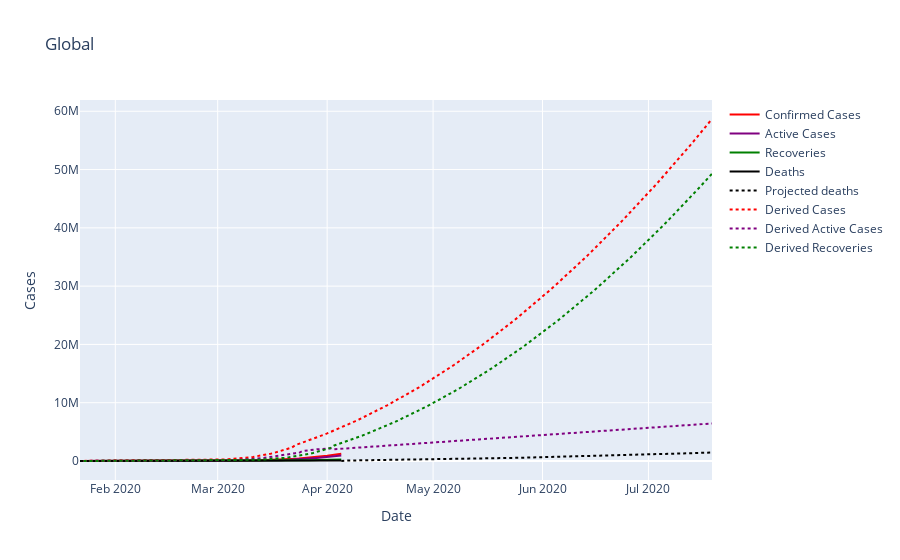
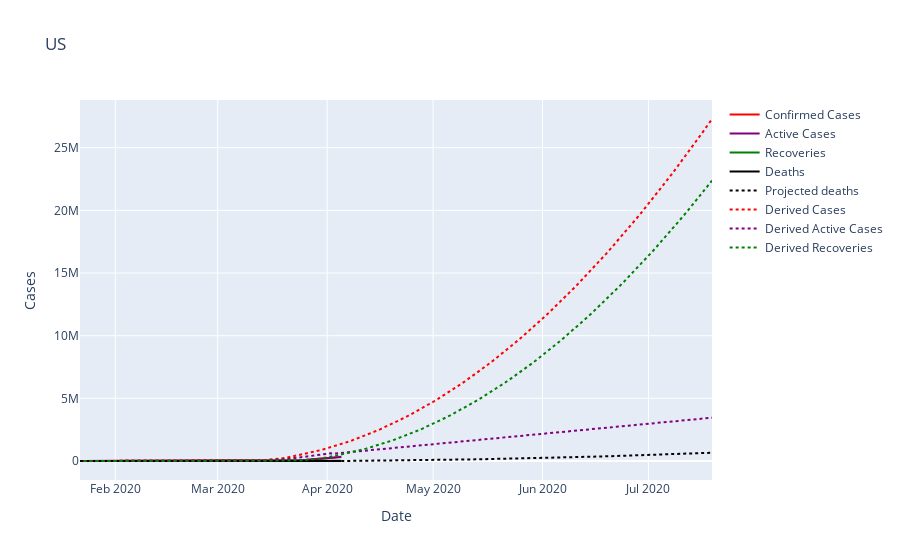
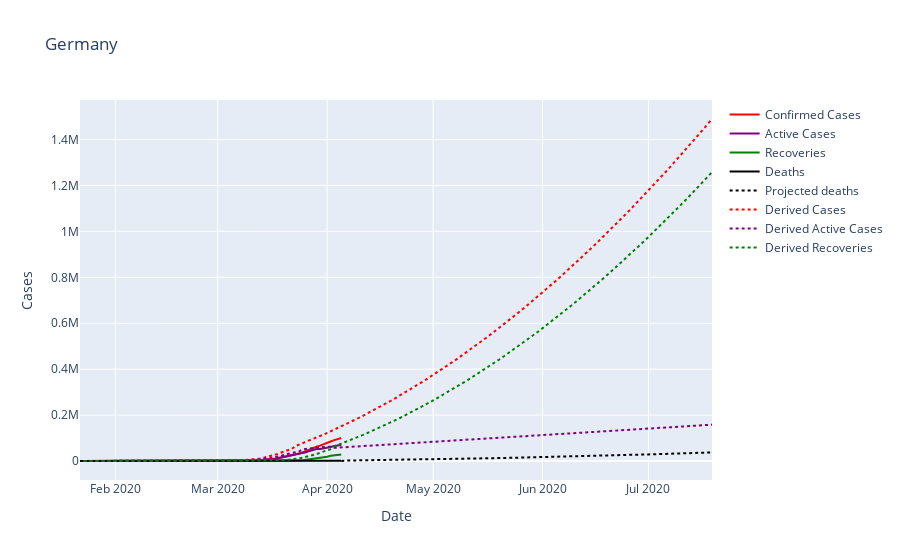

The notebook cell saved with these charts, in order:
### Code cell
%matplotlib inline
plt.style.use('seaborn-dark')

Cases = Cases.reset_index().set_index(['parent','label'])

def plotData(cases, title):
    cases = cases.reset_index().set_index('date')
    sim = extenddata(cases, title)
#    sim = extenddata(cases[firstrecordeddate:"2020-04-04"], title)
    projected = sim[lastrecordeddate:]
    
    fig = make_subplots(rows=3, cols=2,shared_xaxes=True,
                        specs=[[{}, {}],[{},{}],
                           [{"colspan": 2}, None]],
                        subplot_titles=('Total Confirmed Cases','Active Cases','Deaths','Recoveries','Death to Cases Ratio'))
    fig = go.Figure()

    fig.add_trace(go.Scatter(x=cases.index,y=cases['confirmed'],
                             mode='lines',
                             name='Confirmed Cases',
                             line=dict(color='red',width=2)))
#                             row=1,col=1)
    fig.add_trace(go.Scatter(x=cases.index,y=cases['active'],
                             mode='lines',
                             name='Active Cases',
                             line=dict(color='purple',width=2)))
#                             row=1,col=2)
    fig.add_trace(go.Scatter(x=cases.index,y=cases['recovered'],
                             mode='lines',
                             name='Recoveries',
                             line=dict(color='green',width=2)))
#                             row=1,col=1)
    fig.add_trace(go.Scatter(x=cases.index,y=cases['deaths'],
                             mode='lines',
                             name='Deaths',
                             line=dict(color='black',width=2)))
#                             row=1,col=1)
    fig.add_trace(go.Scatter(x=projected.index,y=projected['projectedDeaths'],
                             mode='lines',
                             name='Projected deaths',
                             line=dict(color='black',width=2,dash='dot')))
#                             row=1,col=1)
        
    fig.add_trace(go.Scatter(x=sim.index,y=sim['derivedConfirmed'],
                             mode='lines',
                             name='Derived Cases',
                             line=dict(color='red',width=2,dash='dot')))
                             #row=1,col=1)
    fig.add_trace(go.Scatter(x=sim.index,y=sim['derivedActive'],
                             mode='lines',
                             name='Derived Active Cases',
                             line=dict(color='purple',width=2,dash='dot')))
                             #row=1,col=2)
    fig.add_trace(go.Scatter(x=sim.index,y=sim['derivedRecovered'],
                             mode='lines',
                             name='Derived Recoveries',
                             line=dict(color='green',width=2,dash='dot')))
                             #row=2,col=2)

    #fig.update_layout(showlegend=False)
    fig.update_layout(title=title,
                       yaxis_title='Cases',
#                       yaxis_title='Cases (log)', yaxis_type="log",
                       xaxis_title='Date')

    fig.show()
#plotData(add_simulated(GlobalTotals), 'Covid-19 worldwide')
plotData(GlobalTotals, 'Global')
plotData(Cases.loc["US"], 'US')
#plotData(Cases.loc["Germany"].droplevel("label").loc["2020-03-14":"2020-04-04"], 'Germany')
plotData(Cases.loc['Germany'], 'Germany')
#plotData(Cases.loc["China"].groupby('date').sum(), 'China')
